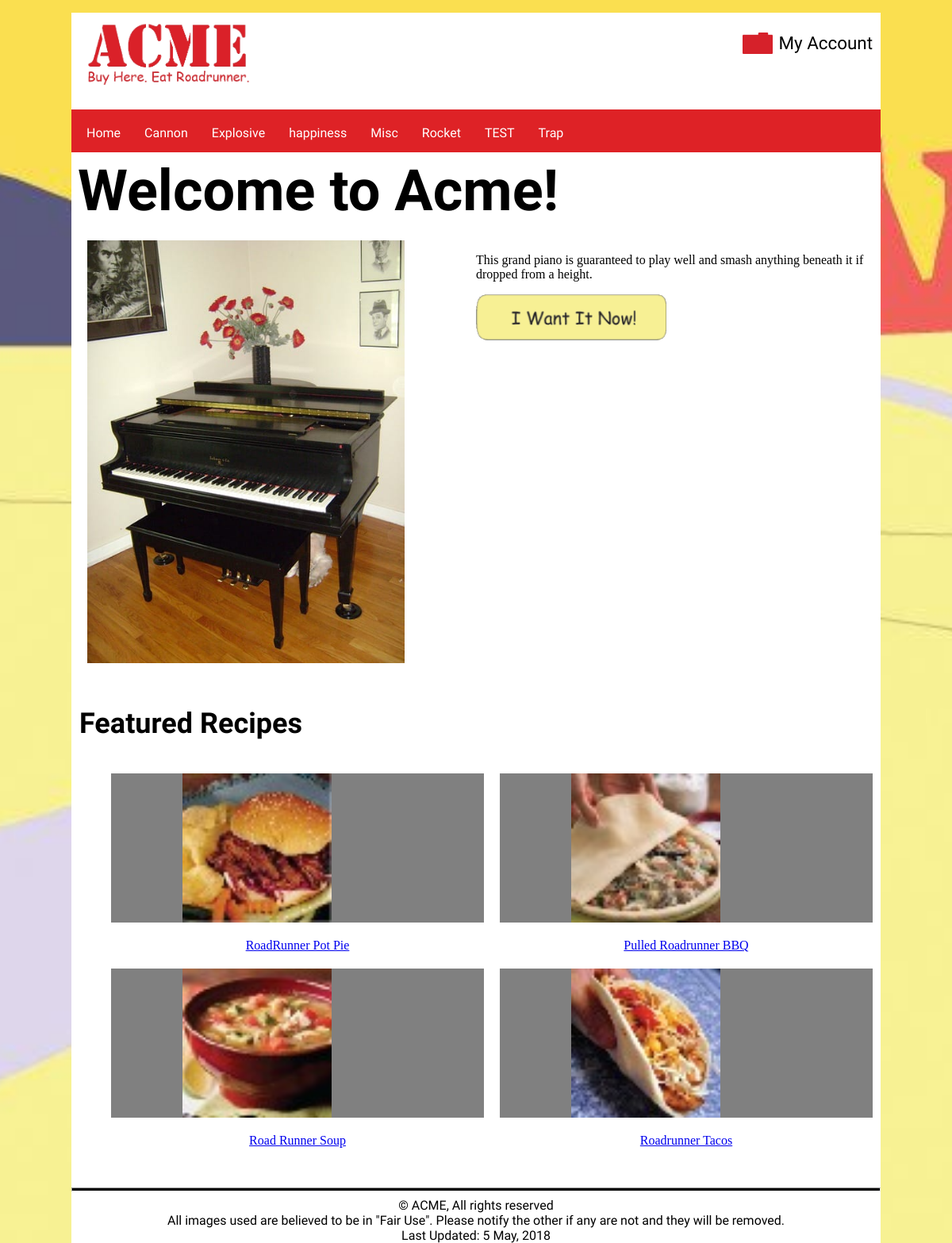
The page / on the database its author committed.
### tables this page shows
CREATE TABLE `categories` (
  `categoryId` int(10) UNSIGNED NOT NULL,
  `categoryName` varchar(30) NOT NULL
);

CREATE TABLE `inventory` (
  `invId` int(10) UNSIGNED NOT NULL,
  `invName` varchar(50) NOT NULL DEFAULT '',
  `invDescription` text NOT NULL,
  `invImage` varchar(50) NOT NULL DEFAULT '',
  `invThumbnail` varchar(50) NOT NULL DEFAULT '',
  `invPrice` decimal(10,2) NOT NULL DEFAULT '0.00',
  `invStock` smallint(6) NOT NULL DEFAULT '0',
  `invSize` smallint(6) NOT NULL DEFAULT '0',
  `invWeight` smallint(6) NOT NULL DEFAULT '0',
  `invLocation` varchar(35) NOT NULL DEFAULT '',
  `categoryId` int(10) UNSIGNED NOT NULL,
  `invVendor` varchar(20) NOT NULL DEFAULT '',
  `invStyle` varchar(20) NOT NULL DEFAULT '',
  `invFeature` tinyint(1) DEFAULT NULL
);

### model/acme-model.php (called while the page is built, shortened)
<?php
function getCategories(){
 $db = acmeConnect();
 $sql = 'SELECT * FROM categories ORDER BY categoryName ASC';
 $stmt = $db->prepare($sql);
 $stmt->execute();
 $categories = $stmt->fetchAll();
 return $categories;
}

### model/products-model.php (called while the page is built, shortened)
<?php
function getFeaturedProductInfo(){
 $db = acmeConnect();
 $sql = 'SELECT * FROM inventory WHERE invFeature = 1';
 $stmt = $db->prepare($sql);
 $stmt->execute();
 $featuredProd = $stmt->fetch(PDO::FETCH_ASSOC);
 return $featuredProd;
}

### library/functions.php (the view, shortened to what this page needs)
<?php
function buildNavList($categories){
 $navList = '<ul>';
 $navList .= "<li><a href='/acme/index.php' title='View the Acme home page'>Home</a></li>";
 foreach ($categories as $category) {
  $navList .= "<li><a href='/acme/products/?action=category&type=".urlencode($category['categoryName'])."' title='View our $category[categoryName] product line'>$category[categoryName]</a></li>";
 }
 $navList .= '</ul>';
 return $navList;
}
function buildFeature($featuredItem){
  $pd = '<div id="prodDetail">';
  $pd .= '<div class="prodDetailImage">';
  $pd .= "<img src='$featuredItem[invImage]' alt='Image of $featuredItem[invName] on Acme.com'>";
  $pd .= '</div>';
  $pd .= '<div class="prodDetailWords">';
  $pd .= "<p>$featuredItem[invDescription]</p>";
  $pd .= '<a href="#"> <img class="ctaButton" src="/acme/images/site/iwantit.gif" alt="I want it button"></a>';
  $pd .= '</div>';
  $pd .= '</div>';
 return $pd;
}

### index.php (shortened to what this page needs)
<?php
 require_once 'model/acme-model.php';
 require_once 'library/functions.php';
 require_once 'model/products-model.php';
	$categories = getCategories();
 $navList = buildNavList($categories);
$action = filter_input(INPUT_POST, 'action');
 if ($action == NULL){
  $action = filter_input(INPUT_GET, 'action');
 }
 switch ($action){
 default:
     $featuredItem = getFeaturedProductInfo();
     if ($featuredItem != NULL){
        $display = buildFeature($featuredItem);
     } else {
         $display = "<p>There are no featured items</p>";
     }
     include 'view/home.php';
}

### view/home.php (shortened to what this page needs)
<!DOCTYPE html>
<html lang="en">
    <head>
        <link rel="stylesheet"  media="screen" href="/acme/css/style.css">
    </head>
    <body>
        <header>
        <?php include $_SERVER['DOCUMENT_ROOT'] . '/acme/common/header.php'; ?>
        </header>
        <nav class="secondaryNav">
<?php echo $navList; ?>
        </nav>
        <main>
            <h1>Welcome to Acme!</h1>
                   <?php if (isset($display)) {
 echo $display;
}?>
        <div class="sectionTwo">
               <div class="recipies">
                    <h2>Featured Recipes</h2>
                    <ul>
                        <li> <img src="/acme/images/recipes/bbqsand.jpg" alt="BBQ pulled pork sandwich"></li>
                        <li>  <img src="/acme/images/recipes/potpie.jpg" alt="BBQ pot pie"></li>
                         <li class="text-color">
                            <a href="#"><p>RoadRunner Pot Pie</p></a></li>
                         <li class="text-color">
                           <a href="#"><p>Pulled Roadrunner BBQ</p></a></li>
                         <li>   <img src="/acme/images/recipes/soup.jpg" alt="Roadrunner soup"></li>
                         <li>  <img src="/acme/images/recipes/taco.jpg" alt="Roadrunner taco's"></li>
                        <li class="text-color">
                             <a href="#"><p>Road Runner Soup</p></a></li>
                        <li class="text-color">
                               <a href="#"><p>Roadrunner Tacos</p></a></li>
               </ul>
            </div>
        </div>
        </main>
        <footer>
            <hr>
       <?php include $_SERVER['DOCUMENT_ROOT'] . '/acme/common/footer.php'; ?>
        </footer>
    </body>
</html>

### common/header.php (shortened to what this page needs)
                <ul class="mainNav">
                    <li><img class="acmeLogo" src="/acme/images/site/logo.gif" alt="Acme logo"></li>
                    <li><a class="mainNavLink" href='/acme/accounts/index.php?action=login' title="My Account folder"><img class="accountFolder" src="/acme/images/site/account.gif" alt="Red Account Folder" title="My account folder link"></a></li>
                    <li class="account" >
     <?php
if(isset($_SESSION['loggedin'])){
      echo "<a href='/acme/accounts/index.php'>Welcome ".$_SESSION['clientData']['clientFirstname']."</a> <a href='/acme/accounts/index.php?action=logout'>Logout</a>";
      }
      else {
          echo "<a href='/acme/accounts/index.php?action=login' title='my account folder link'>My Account</a>";
      }
?>
 </li>
                </ul>

### common/footer.php
<p>	&copy; ACME, All rights reserved</p>
          <p>All images used are believed to be in "Fair Use". Please notify the other if any are not and they will be removed.</p>
          <p>Last Updated: 5 May, 2018</p>

### css/style.css (style rules this page uses)
html { background: url(/acme/images/site/background.jpg) no-repeat center center fixed; background-size: cover; box-sizing: border-box; }
*, *:before, *:after { box-sizing: inherit; }
#prodDetail { padding: 2%; display: flex; flex-wrap: wrap; width: 100%; }
.prodDetailImage { width: 100%; }
.prodDetailImage img { width: 400px; }
.prodDetailWords { width: 100%; }
body { background-color: white; width: fit-content; }
.mainNav { display: -webkit-flex; display: flex; list-style-type: none; white-space: nowrap; background-color: white; }
.mainNav li:first-child { margin-right: auto; }
.mainNav a { margin: 10px; color: black; display: block; padding: 15px; text-decoration: none; }
.mainNavLink { margin: 0px !important; padding: 0px !important; }
.acmeLogo { max-width: 50%; min-width: 100px; padding: 10px; margin-left: -30px; }
.accountFolder { max-width:18%; min-width: 30px; float: right; padding-top: 25px; margin-right: -18px; }
.account { margin-right: -15px; font-family: Boogaloo; font-size: 1.4rem; }
.secondaryNav ul { background-color: #de2226; display: -webkit-flex; display: flex; list-style-type: none; white-space: nowrap; font-family: Chivo; padding-top: 5px; padding-left: 4px; }
.secondaryNav ul a { margin: 5px; color: black; display: block; padding: 10px; text-decoration: none; color: white; }
main { background: white; margin-top: -10px; }
main h1 { font-family: Boogaloo; font-size: 6vw; margin: 0; padding-left: 8px; }
hr { height: 5px; background-color: black; }
footer { background: white; margin: 0; padding: 0; }
footer p { text-align: center; font-family: Chivo; margin: 0; Padding: 0; }
.ctaButton { width: 45vw; }
.sectionTwo { display: flex; flex-direction: row; justify-content: space-between; }
.recipies h2 { font-family: Boogaloo; font-size: 3vw; padding-left: 10px; }
.recipies ul { display: flex; flex-flow: row wrap; list-style: none; margin: 32px 0; }
.recipies ul li a { color: #0000ee; }
.recipies p { text-align: center; margin: 0; padding: 0; background-color: white; z-index: 999; }
.recipies li { flex-basis: calc(50% - 20px); padding-bottom: 15px; background: #808080; margin: 10px; display: inline-block; padding-bottom: 0; }
.recipies img { width: 40%; height: auto; display: block; margin-left: 90px; align-items: center; }
.text-color { background: none !important; }
@media only screen and (min-width: 850px) { body { width: 85%; margin:0 auto; } }
@media only screen and (min-width: 850px) { #prodDetail { padding: 2%; display: flex; flex-wrap: nowrap; width: 100%; } }
@media only screen and (min-width: 850px) { .prodDetailImage { width: 50%; } }
@media only screen and (min-width: 850px) { .prodDetailWords { width: 50%; } }
@media only screen and (min-width: 433px) { .ctaButton { width: 20vw !important; } }

### rows shown on the page
categories: categoryName "Cannon"
categories: categoryName "Explosive"
categories: categoryName "happiness"
categories: categoryName "Misc"
categories: categoryName "Rocket"
categories: categoryName "TEST"
categories: categoryName "Trap"
inventory: invImage (picture), invDescription "This grand piano is guaranteed to play well and smash anything beneath it if dropped from a height."
